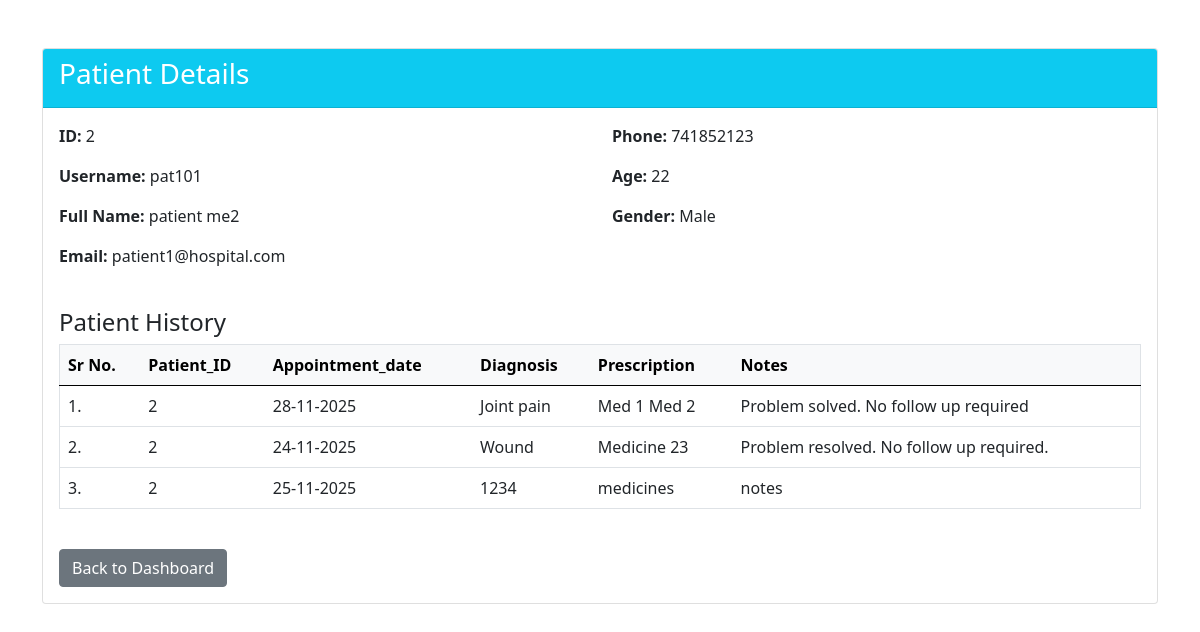
The app's page /view-patient/2 (signed in) with its own data.
### application/models.py (models this page shows, shortened)
class Patient(db.Model):
    __tablename__ = 'patients'
    id = db.Column(db.Integer, primary_key=True, autoincrement=True)
    username = db.Column(db.String(80), unique=True, nullable=False, index=True)
    email = db.Column(db.String(120), unique=True, nullable=False, index=True)
    password = db.Column(db.String(255), nullable=False)
    first_name = db.Column(db.String(50), nullable=False)
    last_name = db.Column(db.String(50), nullable=False)
    phone = db.Column(db.String(15))
    age = db.Column(db.Integer, db.CheckConstraint('age > 0 AND age <= 150'))
    gender = db.Column(db.String(10), db.CheckConstraint("gender IN ('male', 'female')"))
    blacklisted = db.Column(db.Boolean, default=False)
    @property
    def name(self):
        return f"{self.first_name} {self.last_name}"

class PatientHistory(db.Model):
    __tablename__ = 'patient_history'
    id = db.Column(db.Integer, primary_key=True, autoincrement=True)
    patient_id = db.Column(db.Integer, db.ForeignKey('patients.id', ondelete='CASCADE'), nullable=False, index=True)
    appointment_id = db.Column(db.Integer, db.ForeignKey('appointments.id', ondelete='CASCADE'), nullable=False, index=True, unique=True)
    diagnosis = db.Column(db.Text, nullable=True)  # Changed to nullable=True since it's created automatically
    prescription = db.Column(db.Text)
    notes = db.Column(db.Text)
    patient = db.relationship('Patient', backref=db.backref('patient_histories', lazy='dynamic'))
    appointment = db.relationship('Appointment', backref=db.backref('patient_history', uselist=False))

class Appointment(db.Model):
    __tablename__ = 'appointments'
    id = db.Column(db.Integer, primary_key=True, autoincrement=True)
    patient_id = db.Column(db.Integer, db.ForeignKey('patients.id', ondelete='CASCADE'), nullable=False, index=True)
    doctor_id = db.Column(db.Integer, db.ForeignKey('doctors.id', ondelete='CASCADE'), nullable=False, index=True)
    date = db.Column(db.String(20), nullable=False, index=True)
    time = db.Column(db.String(20), nullable=False)
    status = db.Column(db.String(20), nullable=False, default='Booked')
    patient = db.relationship('Patient', backref=db.backref('appointments', lazy='dynamic', cascade='all, delete-orphan'))
    doctor = db.relationship('Doctor', backref=db.backref('appointments', lazy='dynamic', cascade='all, delete-orphan'))
    __table_args__ = (
        db.UniqueConstraint('doctor_id', 'date', 'time', name='unique_doctor_appointment'),
        db.CheckConstraint("status IN ('Booked', 'Completed', 'Cancelled')", name='valid_status')
    )

### application/admin_functionalities.py (the view)
@hospital_app.route('/view-patient/<int:patient_id>', methods=['GET'])
def view_patient_fn(patient_id):
    if session.get('role') != 'admin':
        flash(message='Please log in as admin to access this page', category='warning')
        return redirect(url_for('hospital_home_and_login'))
    if request.method == 'GET':
      patient = Patient.query.filter_by(id=patient_id).first()
      if patient is None:
          flash(message='Patient not found', category='danger')
          return redirect(url_for('admin_dashboard_fn'))
      patient_history = PatientHistory.query.filter_by(patient_id=patient_id).all()
      return render_template('view_patient.html', patient=patient, pat_his=patient_history)

### templates/view_patient.html (shortened to what this page needs)
<!DOCTYPE html>
<html lang="en">
<head>
  <link href="https://cdn.jsdelivr.net/npm/bootstrap@5.0.2/dist/css/bootstrap.min.css" rel="stylesheet">
</head>
<body>
  <div class="container mt-5">
    <div class="card">
      <div class="card-header bg-info text-white">
        <h3>Patient Details</h3>
      </div>
      <div class="card-body">
        <div class="row mb-3">
          <div class="col-md-6">
            <p><strong>ID:</strong> {{ patient.id }}</p>
            <p><strong>Username:</strong> {{ patient.username }}</p>
            <p><strong>Full Name:</strong> {{ patient.name }}</p>
            <p><strong>Email:</strong> {{ patient.email }}</p>
          </div>
          <div class="col-md-6">
            <p><strong>Phone:</strong> {{ patient.phone or 'N/A' }}</p>
            <p><strong>Age:</strong> {{ patient.age or 'N/A' }}</p>
            <p><strong>Gender:</strong> {{ patient.gender|capitalize if patient.gender else 'N/A' }}</p>
          </div>
        </div>
        <div>
          <h4 class="mt-4">Patient History</h4>
          {% if pat_his %}
          <div class="table-responsive">
            <table class="table border">
              <thead class="table-light">
                <tr>
                  <th scope="col">Sr No.</th>
                  <th scope="col">Patient_ID</th>
                  <th scope="col">Appointment_date</th>
                  <th scope="col">Diagnosis</th>
                  <th scope="col">Prescription</th>
                  <th scope="col">Notes</th>
                </tr>
              </thead>
              <tbody>
                {% for history in pat_his %}
                <tr>
                  <td>{{ loop.index }}.</td>
                  <td>{{ history.patient_id }}</td>
                  <td>{{ history.appointment.date}}</td>
                  <td>{{ history.diagnosis }}</td>
                  <td>{{ history.prescription or 'N/A' }}</td>
                  <td>{{ history.notes or 'N/A' }}</td>
                </tr>
                {% endfor %}
              </tbody>
            </table>
          </div>
          {% else %}
          <p>No history available for this patient.</p>
          {% endif %}
        </div>
        <div class="mt-4">
          <a href="{{ url_for('admin_dashboard_fn') }}" class="btn btn-secondary">Back to Dashboard</a>
        </div>
      </div>
    </div>
  </div>
</body>
</html>

### records on screen
Patient: id "2", username "pat101", name "patient me2", email "patient1@hospital.com", phone "741852123", age "22", gender "Male"
PatientHistory: patient_id "2", appointment "28-11-2025", diagnosis "Joint pain", prescription "Med 1 Med 2", notes "Problem solved. No follow up required"
PatientHistory: patient_id "2", appointment "24-11-2025", diagnosis "Wound", prescription "Medicine 23", notes "Problem resolved. No follow up required."
PatientHistory: patient_id "2", appointment "25-11-2025", diagnosis "1234", prescription "medicines", notes "notes"
